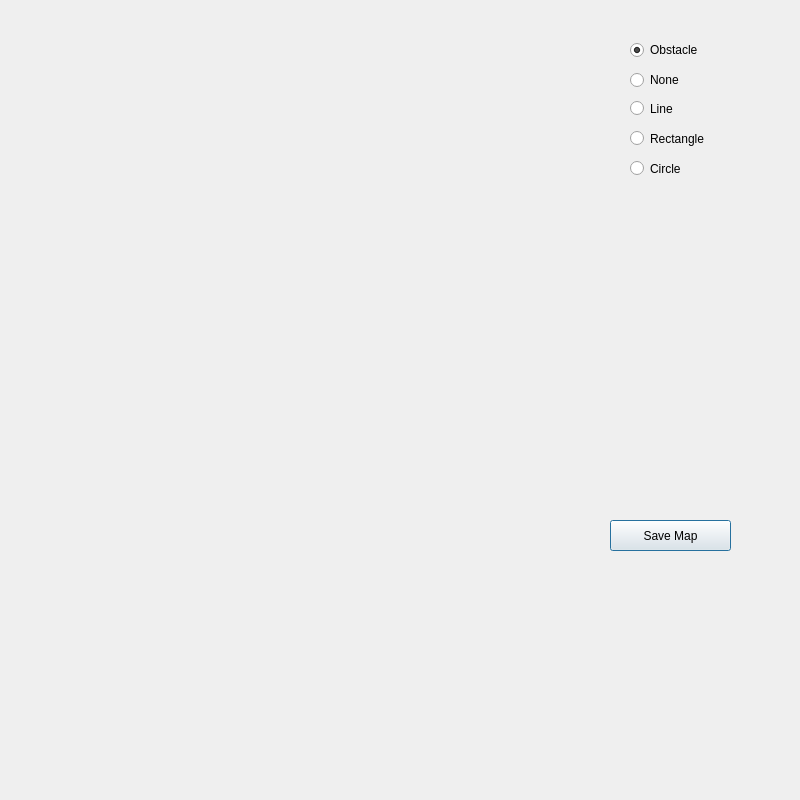
<?xml version="1.0" encoding="UTF-8"?>
<ui version="4.0">
 <class>EditMapWindow</class>
 <widget class="QDialog" name="EditMapWindow">
  <property name="geometry">
   <rect>
    <x>0</x>
    <y>0</y>
    <width>800</width>
    <height>800</height>
   </rect>
  </property>
  <property name="windowTitle">
   <string>Dialog</string>
  </property>
  <property name="autoFillBackground">
   <bool>true</bool>
  </property>
  <widget class="QPushButton" name="saveMapButton">
   <property name="geometry">
    <rect>
     <x>610</x>
     <y>520</y>
     <width>121</width>
     <height>31</height>
    </rect>
   </property>
   <property name="text">
    <string>Save Map</string>
   </property>
  </widget>
  <widget class="QRadioButton" name="obstacleButton">
   <property name="geometry">
    <rect>
     <x>630</x>
     <y>40</y>
     <width>102</width>
     <height>20</height>
    </rect>
   </property>
   <property name="text">
    <string>Obstacle</string>
   </property>
   <property name="checked">
    <bool>true</bool>
   </property>
  </widget>
  <widget class="QRadioButton" name="noneButton">
   <property name="geometry">
    <rect>
     <x>630</x>
     <y>70</y>
     <width>102</width>
     <height>20</height>
    </rect>
   </property>
   <property name="text">
    <string>None</string>
   </property>
  </widget>
  <widget class="QWidget" name="childWidget" native="true">
   <property name="geometry">
    <rect>
     <x>0</x>
     <y>0</y>
     <width>451</width>
     <height>301</height>
    </rect>
   </property>
  </widget>
  <widget class="QRadioButton" name="lineButton">
   <property name="geometry">
    <rect>
     <x>630</x>
     <y>100</y>
     <width>82</width>
     <height>17</height>
    </rect>
   </property>
   <property name="text">
    <string>Line</string>
   </property>
  </widget>
  <widget class="QRadioButton" name="rectangleButton">
   <property name="geometry">
    <rect>
     <x>630</x>
     <y>130</y>
     <width>82</width>
     <height>17</height>
    </rect>
   </property>
   <property name="text">
    <string>Rectangle</string>
   </property>
  </widget>
  <widget class="QRadioButton" name="circleButton">
   <property name="geometry">
    <rect>
     <x>630</x>
     <y>160</y>
     <width>82</width>
     <height>17</height>
    </rect>
   </property>
   <property name="text">
    <string>Circle</string>
   </property>
  </widget>
 </widget>
 <resources/>
 <connections/>
</ui>
